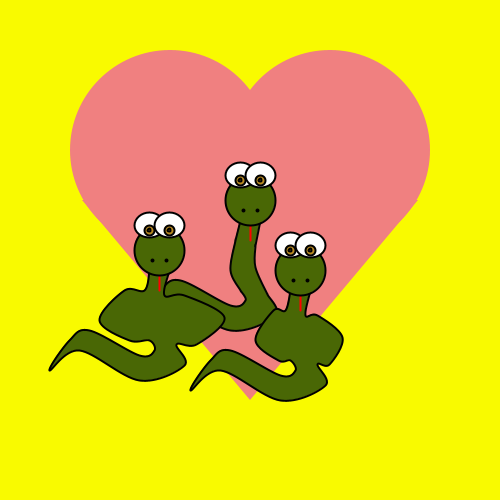
Frame 1 (no input)
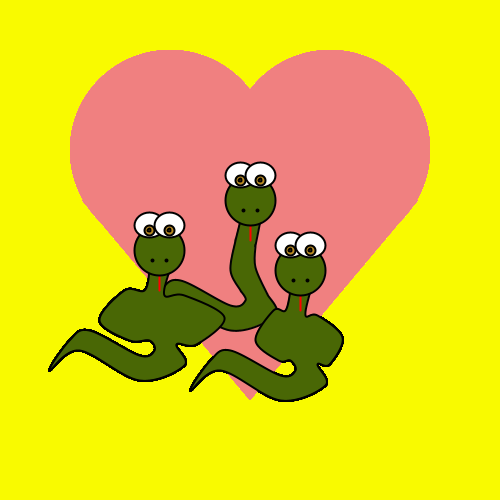
Frame 60 (the mouse pressed at the canvas centre just before this capture)
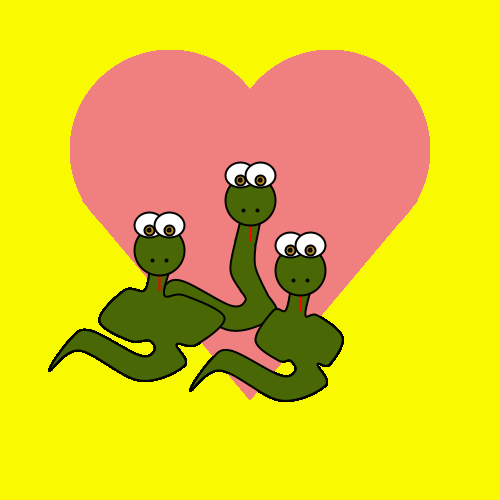
Frame 120 (the mouse held since frame 60 and released just before this capture)

The Processing sketch that drew these frames (run headless with seeded random() and noise(); from frame 60 on, the mouse is pressed at the canvas centre):

// Processing sketch: processing_37569
// ── processing_37569.pde

void setup (){
size (500, 500);
background (249, 250, 0);


}

void draw (){
  



smooth();
noStroke ();
fill (240,128,128);


ellipse (170, 150, 200, 200);
ellipse (330, 150, 200, 200);
triangle (82, 200, 418, 200, 250, 400);
stroke (3);
snake (250,250,0);

snake (300, 320, 25);

snake (159, 300, 40);
}
  

void snake(int x, int y, int z){
  
//body//
strokeWeight (2);
fill (73, 103, 5);



beginShape();
curveVertex(x-10, y-30);
curveVertex(x-10, y-30);
curveVertex(x-15, y-10);
curveVertex(x-15-(z/2), y-10);
curveVertex(x-20-z, y+20);
curveVertex(x-10-(z/2), y+40);
curveVertex(x-10, y+40);
curveVertex(x-5, y+50);

curveVertex(x-20, y+55);
curveVertex(x-70, y+30);
curveVertex(x-90, y+40);


curveVertex(x-110, y+70);
curveVertex(x-80, y+50);

curveVertex(x-20, y+80);

curveVertex(x+25, y+65);
curveVertex(x+17, y+44);
curveVertex(x+17+(z/2), y+44);
curveVertex(x+5+(z*1.5), y+17);
curveVertex(x+5+(z/2), y-5);
curveVertex(x+5, y-5);

curveVertex(x+10, y-30);
curveVertex(x+10, y-30);
endShape();




//tongue//
stroke (255, 0, 0);
line (x, y-40, x, y-10);
//head//
stroke (0, 0, 0);
fill (73, 103, 5);
ellipse (x, y-50, 50, 50);

fill (255);
ellipse (x-10, y-75, 30, 25);
ellipse (x+10, y-75, 30, 25);

fill (185, 138, 34);
ellipse (x-10, y-70, 10, 10);

ellipse (x+10, y-70, 10, 10);
ellipse (x-10,y-70, 3, 3);
ellipse (x+10, y-70, 3, 3);
ellipse (x-7, y-40, 2, 2);
ellipse (x+7, y-40, 2, 2);

}


                
                
